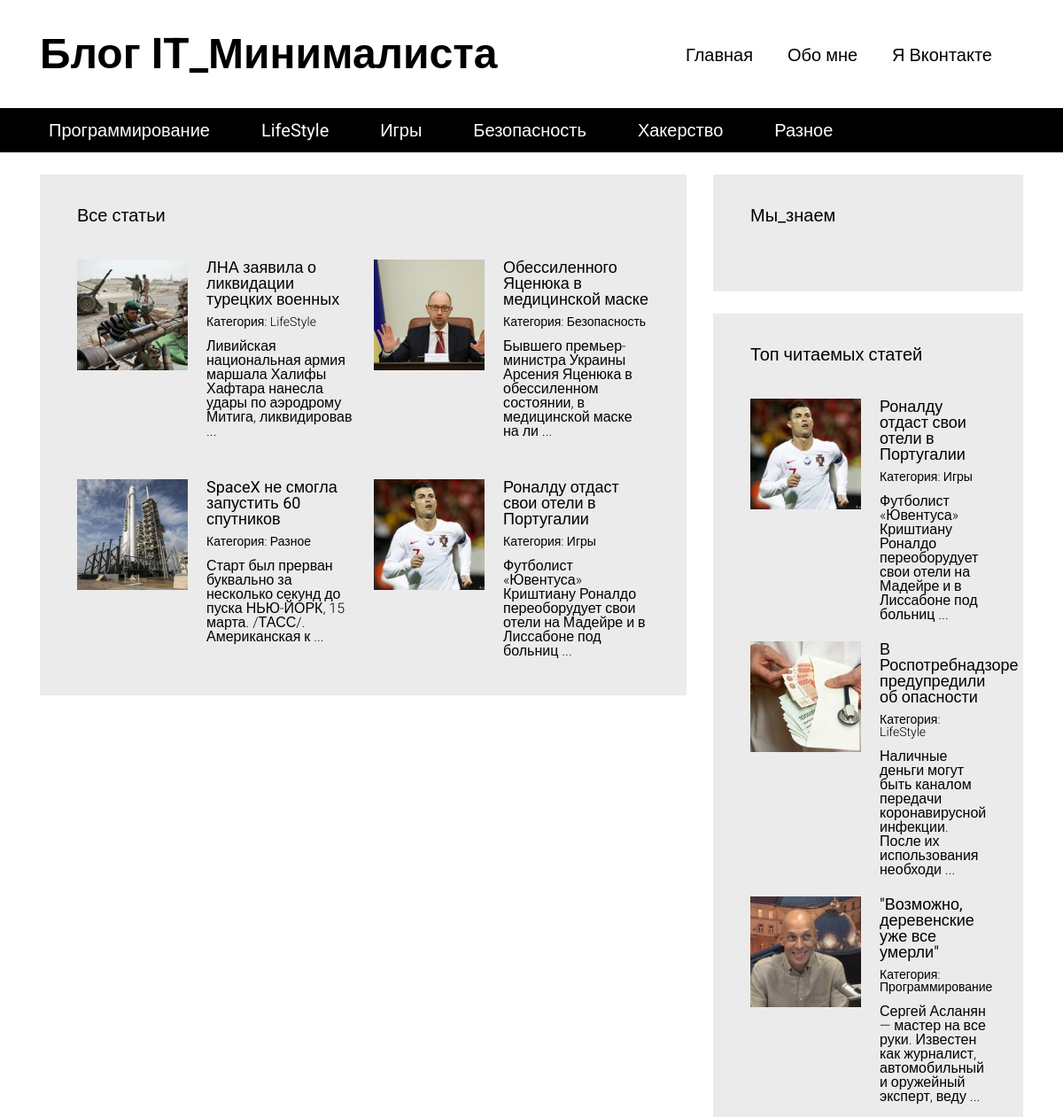
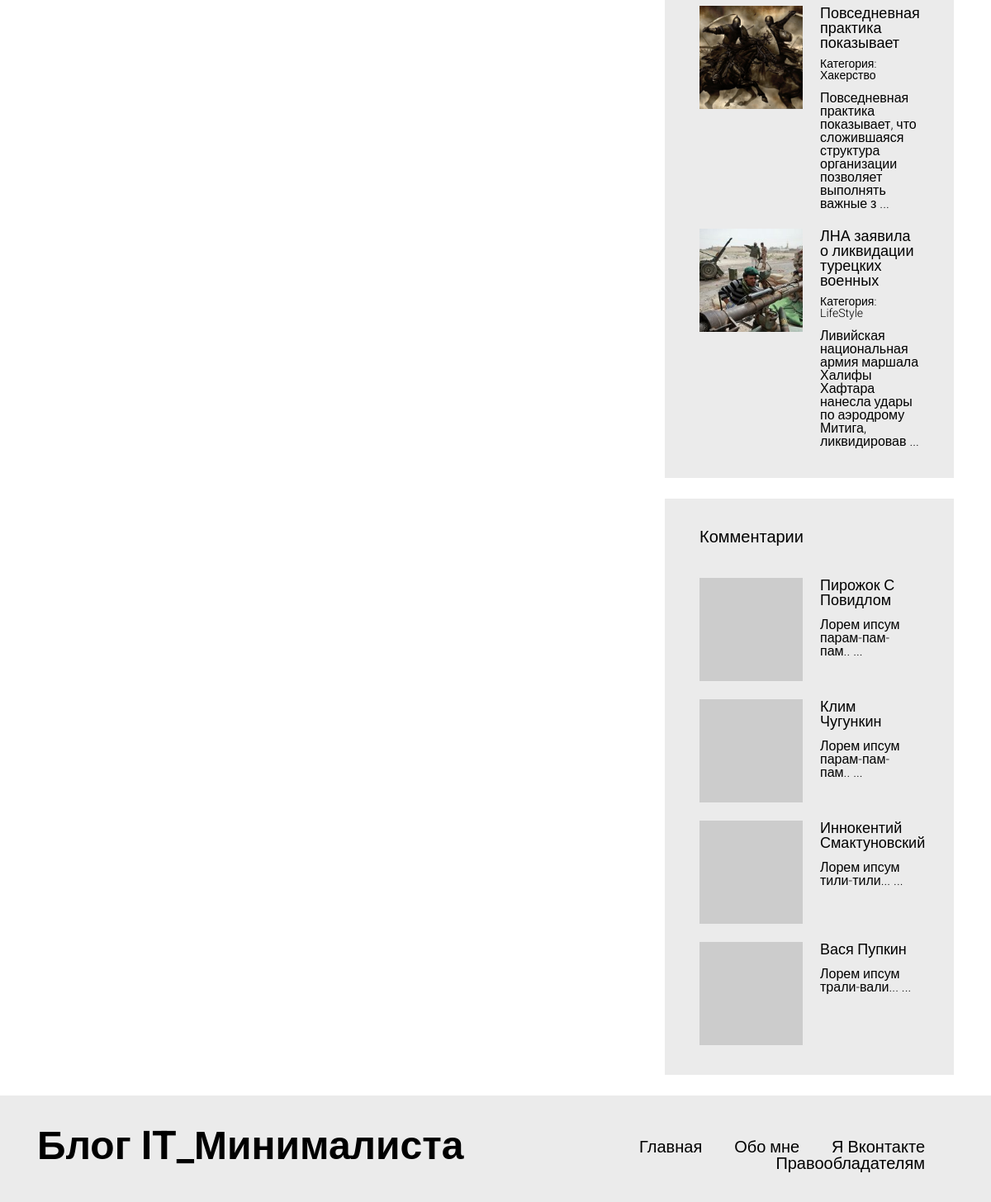
The app's page /articles.php with its own data (2 pictures, top to bottom).
### tables this page shows
CREATE TABLE `articles_categories` (
  `id` int(11) NOT NULL,
  `title` varchar(100) NOT NULL
);

CREATE TABLE `articles` (
  `id` int(11) NOT NULL,
  `title` varchar(255) DEFAULT NULL,
  `image` varchar(100) NOT NULL,
  `text` text DEFAULT NULL,
  `categorie_id` int(11) NOT NULL,
  `pubdate` datetime NOT NULL DEFAULT current_timestamp(),
  `views` int(11) NOT NULL DEFAULT 0
);

CREATE TABLE `comments` (
  `id` int(11) NOT NULL,
  `autor` varchar(100) NOT NULL,
  `nickname` varchar(100) NOT NULL,
  `email` varchar(255) NOT NULL,
  `text` text NOT NULL,
  `pubdate` datetime NOT NULL DEFAULT current_timestamp(),
  `articles_id` int(11) NOT NULL
);

### includes/config.php (called while the page is built, shortened)
<?php
$config = array(
    'title' => 'Блог IT_Минималиста',
    'vk_url' => 'https://vk.com/',
    'db' => array(
        'server' => 'localhost',
        'username' => 'root',
        'password' => '',
        'name' => 'blog'
    )
);

### articles.php (the view, shortened to what this page needs)
<?php
require "includes/config.php";
?>
<!DOCTYPE html>
<html lang="en">
<head>
  <link rel="stylesheet" type="text/css" href="/media/assets/bootstrap-grid-only/css/grid12.css">
  <link rel="stylesheet" type="text/css" href="/media/css/style.css">
</head>
<body>
  <div id="wrapper">
  <?php include "includes/header.php"; ?>
    <div id="content">
      <div class="container">
        <div class="row">
          <section class="content__left col-md-8">
            <div class="block">
              <h3>Все статьи</h3>
              <div class="block__content">
                <div class="articles articles__horizontal">
                  <?php
                  $per_page = 4;
                  $page = 1;
                  $total_count_q = mysqli_query($connection, "SELECT COUNT(`id`) AS `total_count` FROM `articles`");
                  $total_count = mysqli_fetch_assoc($total_count_q);
                  $total_count = $total_count['$total_count'];
                  $total_pages = ceil($total_count / $per_page);
                  if ($page <= 1 || $page > $total_pages)
                  {
                      $page = 1;
                  }
                  $offset = ($per_page * $page) - $per_page;
                  $articles = mysqli_query($connection, "SELECT * FROM `articles` ORDER BY `id` DESC LIMIT $offset,$per_page");
                  while ( $art = mysqli_fetch_assoc($articles) )
                  {
                    ?>
                  <article class="article">
                    <div class="article__image" style="background-image: url(/static/images/<?php echo $art['image']; ?>);"></div>
                    <div class="article__info">
                      <a href="article.php?id=<?php echo $art['id']; ?>"><?php echo $art['title']; ?></a>
                      <div class="article__info__meta">
                        <?php
                          $art_cat = false;
                          foreach( $categories as $cat )
                          {
                            if( $cat['id'] == $art['categorie_id'])
                            {
                              $art_cat = $cat;
                            break;
                            }
                          }
                        ?>
                        <small>Категория: <a href="/articles.php?categorie=<?php echo $art_cat['id']; ?>"><?php echo $art_cat['title']; ?></a></small>
                      </div>
                      <div class="article__info__preview"><?php echo mb_substr(strip_tags($art['text']), 0, 100, 'utf-8') . ' ...';  ?></div>
                    </div>
                  </article>
                    <?php
                  }
                  ?>
                </div>
              </div>
            </div>
          </section>
          <section class="content__right col-md-4">
                <?php  include "includes/sidebar.php"; ?>
          </section>
        </div>
      </div>
    </div>
    <?php include "includes/footer.php"; ?>
  </div>
</body>
</html>

### includes/header.php
<header id="header">
    <div class="header__top">
    <div class="container">
        <div class="header__top__logo">
        <h1><?php echo $config['title']; ?></h1>
        </div>
        <nav class="header__top__menu">
        <ul>
            <li><a href="/">Главная</a></li>
            <li><a href="/pages/about_me.php">Обо мне</a></li>
            <li><a href="<?php echo $config['vk_url']; ?>">Я Вконтакте</a></li>
        </ul>
        </nav>
    </div>
    </div>
    <?php
        $categories = mysqli_query($connection, "SELECT * FROM `articles_categories`");
    ?>
    <div class="header__bottom">
    <div class="container">
        <nav>
        <ul>
            <?php
                while( $cat = mysqli_fetch_assoc($categories) )
                {
                    ?>
                    <li><a href="/articles.php?categorie=<?php echo $cat['id']; ?>"><?php echo $cat['title']; ?></a></li>
                    <?php
                }
            ?>
        </ul>
        </nav>
    </div>
    </div>
</header>

### includes/sidebar.php (shortened to what this page needs)
<div class="block">
    <h3>Мы_знаем</h3>
    <div class="block__content">
    </div>
</div>
<div class="block">
    <h3>Топ читаемых статей</h3>
    <div class="block__content">
    <div class="articles articles__vertical">
    <?php
        $articles = mysqli_query($connection, "SELECT * FROM `articles` ORDER BY `views` DESC LIMIT 5");
        while ( $art = mysqli_fetch_assoc($articles) )
        {
        ?>
        <article class="article">
        <div class="article__image" style="background-image: url(/static/images/<?php echo $art['image']; ?>);"></div>
        <div class="article__info">
            <a href="article.php?id=<?php echo $art['id']; ?>"><?php echo $art['title']; ?></a>
            <div class="article__info__meta">
            <?php
                $art_cat = false;
                foreach( $categories as $cat )
                {
                if( $cat['id'] == $art['categorie_id'])
                {
                    $art_cat = $cat;
                break;
                }
                }
            ?>
            <small>Категория: <a href="/articles.php?categorie=<?php echo $art_cat['id']; ?>"><?php echo $art_cat['title']; ?></a></small>
            </div>
            <div class="article__info__preview"><?php echo mb_substr(strip_tags($art['text']), 0, 100, 'utf-8') . ' ...';  ?></div>
        </div>
        </article>
        <?php
        }
        ?>
    </div>
    </div>
</div>
<div class="block">
    <h3>Комментарии</h3>
    <div class="block__content">
    <div class="articles articles__vertical">
    <?php
        $comments = mysqli_query($connection, "SELECT * FROM `comments` ORDER BY `id` DESC LIMIT 5");
        while ( $comment = mysqli_fetch_assoc($comments) )
        {
        ?>
        <article class="article">
        <div class="article__image" style="background-image: url(https://s.gravatar.com/avatar/<?php echo md5($comment['email']); ?>?s=80);"></div>
        <div class="article__info">
            <a href="article.php?id=<?php echo $comment['articles_id']; ?>"><?php echo $comment['autor']; ?></a>
            <div class="article__info__preview"><?php echo mb_substr(strip_tags($comment['text']), 0, 100, 'utf-8') . ' ...';  ?></div>
        </div>
        </article>
        <?php
        }
        ?>
    </div>
    </div>
</div>

### media/css/style.css (style rules this page uses)
html, body, div, span, applet, object, iframe, h1, h2, h3, h4, h5, h6, p, blockquote, pre, a, abbr, acronym, address, big, cite, code, del, dfn, em, img, ins, kbd, q, s, samp, small, strike, strong, sub, sup, tt, var, b, u, i, center, dl, dt, dd, ol, ul, li, fieldset, form, label, legend, table, caption, tbody, tfoot, thead, tr, th, td, article, aside, canvas, details, embed, figure, figcaption, footer, header, hgroup, menu, nav, output, ruby, section, summary, time, mark, audio, video { margin: 0; padding: 0; border: 0; font-size: 100%; font: inherit; vertical-align: baseline; }
article, aside, details, figcaption, figure, footer, header, hgroup, menu, nav, section { display: block; }
body { line-height: 1; }
ol, ul { list-style: none; }
h1 { font-size: 48px; font-weight: bold; }
h3 { font-size: 20px; font-weight: bold; }
body { font-family: 'Roboto', sans-serif; }
#header { margin-bottom: 25px; }
#header .header__top { padding: 37px 0; }
#header .header__top .header__top__logo { float: left; }
#header .header__top .header__top__menu { padding-top: 15px; text-align: right; }
#header .header__top .header__top__menu ul > li { display: inline-block; margin-right: 35px; }
#header .header__top .header__top__menu ul > li > a { font-size: 20px; text-decoration: none; color: black; }
#header .header__bottom { height: 50px; background-color: black; line-height: 50px; }
#header .header__bottom nav ul > li { display: inline-block; margin-right: 34px; }
#header .header__bottom nav ul > li > a { color: white; font-size: 20px; text-decoration: none; padding: 3px 10px; }
.block { background-color: #ebebeb; padding: 36px 42px; margin-bottom: 25px; }
.block > h3 { font-weight: normal; }
.block .block__content { padding-top: 40px; }
.articles.articles__horizontal { font-size: 0; margin: -12px; }
.articles.articles__horizontal .article { margin-bottom: 22px; display: inline-block; vertical-align: top; width: 50%; font-size: 16px; padding: 12px; }
.articles.articles__vertical .article { margin-bottom: 22px; }
.articles .article:last-child { margin-bottom: 0; }
.articles .article:after { visibility: hidden; display: block; font-size: 0; content: " "; clear: both; height: 0; }
.articles .article .article__image { width: 125px; height: 125px; overflow: hidden; background-color: black; float: left; background-repeat: no-repeat; background-size: cover; background-position: center center; }
.articles .article .article__info { margin-left: 125px; padding-left: 21px; }
.articles .article .article__info > a { color: black; font-size: 18px; font-weight: normal; text-decoration: none; }
.articles .article .article__info > .article__info__meta { font-size: 14px; font-weight: 300; margin-top: 9px; margin-bottom: 13px; }
.articles .article .article__info > .article__info__meta a { color: black; text-decoration: none; }
.articles .article .article__info > .article__info__preview { font-size: 16px; font-weight: 300; }

### records on screen
articles_categories: title "Программирование"
articles_categories: title "LifeStyle"
articles_categories: title "Игры"
articles_categories: title "Безопасность"
articles_categories: title "Хакерство"
articles_categories: title "Разное"
articles: image (picture), title "ЛНА заявила о ликвидации турецких военных", text "Ливийская национальная армия маршала Халифы Хафтара нанесла удары по аэродрому Митига, ликвидировав"
articles: image (picture), title "Обессиленного Яценюка в медицинской маске", text "Бывшего премьер-министра Украины Арсения Яценюка в обессиленном состоянии, в медицинской маске на ли"
articles: image (picture), title "SpaceX не смогла запустить 60 спутников", text "Старт был прерван буквально за несколько секунд до пуска НЬЮ-ЙОРК, 15 марта. /ТАСС/. Американская к"
articles: image (picture), title "Роналду отдаст свои отели в Португалии", text "Футболист «Ювентуса» Криштиану Роналдо переоборудует свои отели на Мадейре и в Лиссабоне под больниц"
articles: image (picture), title "В Роспотребнадзоре предупредили об опасности", text "Наличные деньги могут быть каналом передачи коронавирусной инфекции. После их использования необходи"
articles: image (picture), title "\"Возможно, деревенские уже все умерли\"", text "Сергей Асланян — мастер на все руки. Известен как журналист, автомобильный и оружейный эксперт, веду"
articles: image (picture), title "Повседневная практика показывает", text "Повседневная практика показывает, что сложившаяся структура организации позволяет выполнять важные з"
comments: autor "Пирожок С Повидлом", text "Лорем ипсум парам-пам-пам.."
comments: autor "Клим Чугункин", text "Лорем ипсум парам-пам-пам.."
comments: autor "Иннокентий Смактуновский", text "Лорем ипсум тили-тили..."
comments: autor "Вася Пупкин", text "Лорем ипсум трали-вали..."

### other values on screen
$config['title'] "Блог IT_Минималиста"
